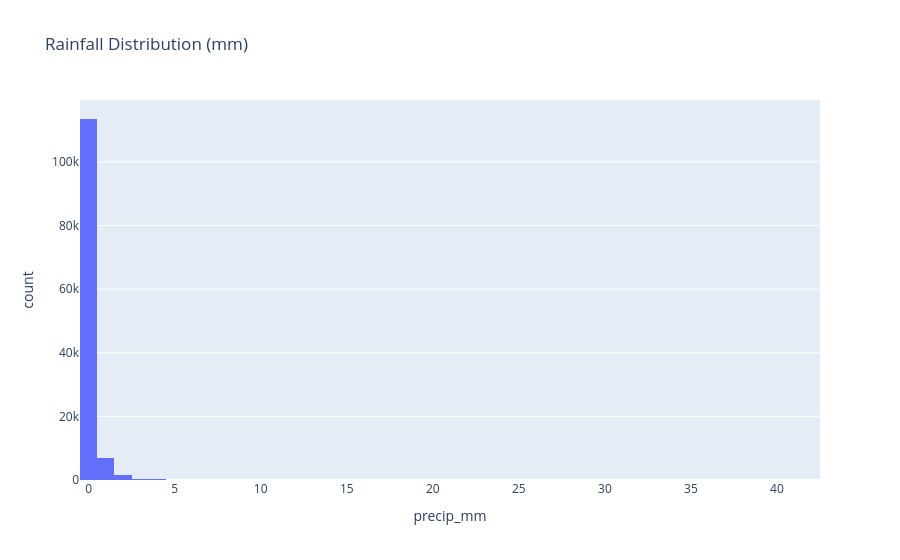

Notebook cell for this chart:
### Code cell
fig_rain = px.histogram(
    df,
    x="precip_mm",
    nbins=50,
    title="Rainfall Distribution (mm)"
)

fig_rain.show()

### Figure 1 — Plotly figure (JSON) as saved in the notebook; plotly's stock layout.template omitted (floating-point values rounded to 4 significant figures; data arrays with more than 128 entries replaced by an {"elided": "..."} marker saying what was removed)
{"data": [{"bingroup": "x", "hovertemplate": "precip_mm=%{x}<br>count=%{y}<extra></extra>", "legendgroup": "", "marker": {"color": "#636efa", "pattern": {"shape": ""}}, "name": "", "nbinsx": 50, "orientation": "v", "showlegend": false, "type": "histogram", "x": {"elided": "122966 float values"}, "xaxis": "x", "yaxis": "y"}], "layout": {"barmode": "relative", "legend": {"tracegroupgap": 0}, "title": {"text": "Rainfall Distribution (mm)"}, "xaxis": {"anchor": "y", "domain": [0, 1], "title": {"text": "precip_mm"}}, "yaxis": {"anchor": "x", "domain": [0, 1], "title": {"text": "count"}}}}
